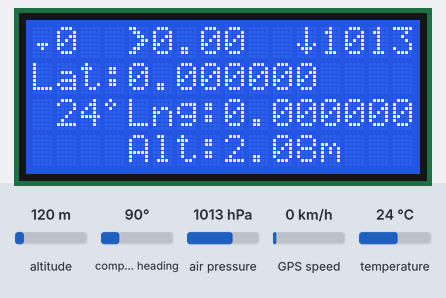
This sketch was run on a simulated ESP32. Parts: 16×4 character LCD. The inputs (shaded band) are chosen by the test bench; at power-on: air pressure 1013 hPa, temperature 24 °C, GPS speed 0 km/h, altitude 120 m, compass heading 90°. The GPS gets a fix after 3 s at 37.7749, -122.4194 with 8 satellites; what the sketch prints to the serial monitor is not drawn.

Above: at 1.2 s.
1.3 s: air pressure set to 952 hPa
At 2.8 s:
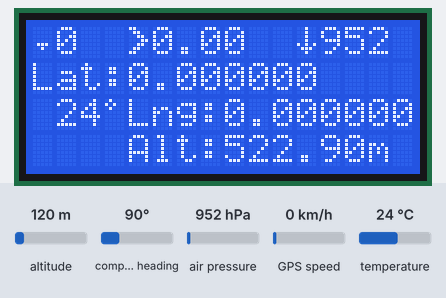
5.1 s: temperature set to 12 °C
At 6.5 s:
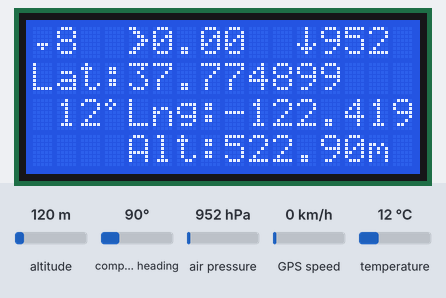
6.8 s: GPS speed set to 30 km/h
At 8.0 s:
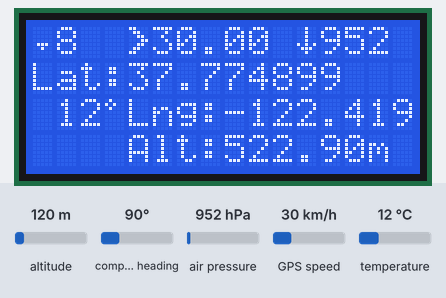
11.2 s: air pressure set to 975 hPa
At 11.8 s:
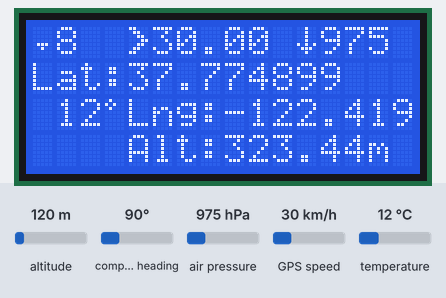
12.7 s: GPS speed set to 2 km/h
At 14.3 s:
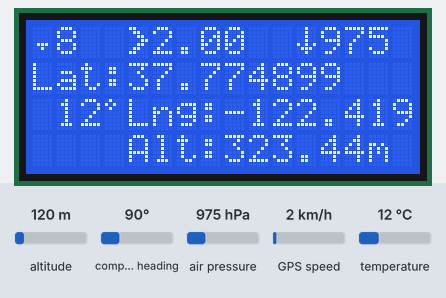
Timing chart, 0 to 15.8 s (numbered marks = the images above; inputs shaded):
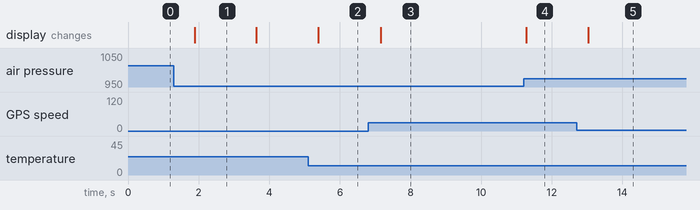

The sketch:

ESP32-GPS-NEO7M-BMP-280_V1.ino
```cpp
#include <Adafruit_BMP280.h>
#include <Adafruit_Sensor.h>
#include <LiquidCrystal_I2C.h>
#include <SoftwareSerial.h>
#include <TinyGPS++.h>
#include <Wire.h>
#define BMP_SDA 21
#define BMP_SCL 22
#define GPS_TX 17 // ESP32 TX pin connected to GPS module RX pin
#define GPS_RX 16 // ESP32 RX pin connected to GPS module TX pin
#define LCD_SDA 23
#define LCD_SCL 19
Adafruit_BMP280 bmp;
LiquidCrystal_I2C lcd(0x27, 16, 4);
TinyGPSPlus gps;
SoftwareSerial gpsSerial(GPS_RX, GPS_TX);
byte Sat[8] = {0b00000, 0b00000, 0b00000, 0b00000,
               0b01110, 0b00100, 0b00000, 0b00000};
byte Cel[8] = {0b01000, 0b10100, 0b01000, 0b00000,
               0b00000, 0b00000, 0b00000, 0b00000};
byte Spe[8] = {0b11000, 0b01100, 0b00110, 0b00011,
               0b00110, 0b01100, 0b11000, 0b00000};
byte Pha[8] = {0b00100, 0b00100, 0b00100, 0b00100,
               0b10101, 0b01110, 0b00100, 0b00000};
void setup() {
  Serial.begin(9600);
  gpsSerial.begin(9600);
  Wire.begin(BMP_SDA, BMP_SCL);
  bmp.begin(0x76);
  lcd.init();
  lcd.backlight();
  lcd.createChar(0, Sat);
  lcd.createChar(1, Cel);
  lcd.createChar(2, Spe);
  lcd.createChar(3, Pha);
}
void loop() {
  while (gpsSerial.available() > 0) {
    if (gps.encode(gpsSerial.read())) {
      float latitude = gps.location.lat();
      float longitude = gps.location.lng();
      int satellites = 0;
      if (gps.location.isValid()) {
        satellites = gps.satellites.value();
      }
      float speed = gps.speed.kmph();
      float temperature = bmp.readTemperature();
      float pressure = bmp.readPressure() / 100.0F;
      float altitude = bmp.readAltitude(1013.25);
      lcd.clear();
      lcd.setCursor(0, 0);
      lcd.write(0);
      lcd.print(satellites);
      lcd.setCursor(4, 0);
      lcd.write(2);
      lcd.print(speed);
      lcd.setCursor(11, 0);
      lcd.write(3);
      lcd.print(pressure, 0);
      lcd.setCursor(17, 0);
      lcd.print(temperature, 0);
      lcd.write(1);
      lcd.setCursor(0, 1);
      lcd.print("Lat:");
      lcd.print(latitude, 6);
      lcd.setCursor(0, 2);
      lcd.print("Lng:");
      lcd.print(longitude, 6);
      lcd.setCursor(0, 3);
      lcd.print("Alt:");
      lcd.print(altitude);
      lcd.print("m");
      delay(500);
      Serial.print("Satellites: ");
      Serial.print(satellites);
      Serial.print(", Lat: ");
      Serial.print(latitude, 6);
      Serial.print(", Lng: ");
      Serial.print(longitude, 6);
      Serial.print(", Temp: ");
      Serial.print(temperature);
      Serial.print(" C");
      Serial.print(", Press: ");
      Serial.print(pressure);
      Serial.print(" hPa");
      Serial.println();
    }
  }
}
```

Measured:
- after the input at 1.3 s, the display: changes after 0.59 s (image 1)
- after the input at 5.1 s, the display: changes after 0.29 s (image 2)
- after the input at 6.8 s, the display: changes after 0.35 s (image 3)
- after the input at 11.2 s, the display: changes after 0.07 s (image 4)
- after the input at 12.7 s, the display: changes after 0.34 s (image 5)
- what the display in image 1 shows lasts 1.7 s, from 1.9 s to 3.6 s
